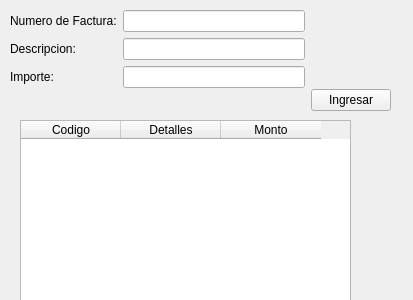
<?xml version="1.0" encoding="UTF-8"?>
<ui version="4.0">
 <class>Form</class>
 <widget class="QWidget" name="Form">
  <property name="geometry">
   <rect>
    <x>0</x>
    <y>0</y>
    <width>413</width>
    <height>300</height>
   </rect>
  </property>
  <property name="windowTitle">
   <string>Gastos</string>
  </property>
  <widget class="QWidget" name="horizontalLayoutWidget">
   <property name="geometry">
    <rect>
     <x>10</x>
     <y>10</y>
     <width>381</width>
     <height>101</height>
    </rect>
   </property>
   <layout class="QHBoxLayout" name="horizontalLayout">
    <item>
     <layout class="QFormLayout" name="formLayout">
      <item row="0" column="1">
       <widget class="QLineEdit" name="lineEdit"/>
      </item>
      <item row="1" column="0">
       <widget class="QLabel" name="label_2">
        <property name="text">
         <string>Descripcion:</string>
        </property>
       </widget>
      </item>
      <item row="1" column="1">
       <widget class="QLineEdit" name="lineEdit_2"/>
      </item>
      <item row="2" column="0">
       <widget class="QLabel" name="label_3">
        <property name="text">
         <string>Importe:</string>
        </property>
       </widget>
      </item>
      <item row="2" column="1">
       <widget class="QLineEdit" name="lineEdit_3"/>
      </item>
      <item row="0" column="0">
       <widget class="QLabel" name="label">
        <property name="text">
         <string>Numero de Factura:</string>
        </property>
       </widget>
      </item>
     </layout>
    </item>
    <item>
     <layout class="QVBoxLayout" name="verticalLayout">
      <item>
       <spacer name="verticalSpacer">
        <property name="orientation">
         <enum>Qt::Vertical</enum>
        </property>
        <property name="sizeHint" stdset="0">
         <size>
          <width>20</width>
          <height>40</height>
         </size>
        </property>
       </spacer>
      </item>
      <item>
       <widget class="QPushButton" name="pushButton">
        <property name="text">
         <string>Ingresar</string>
        </property>
       </widget>
      </item>
     </layout>
    </item>
   </layout>
  </widget>
  <widget class="QTableWidget" name="tableWidget">
   <property name="geometry">
    <rect>
     <x>20</x>
     <y>120</y>
     <width>331</width>
     <height>192</height>
    </rect>
   </property>
   <column>
    <property name="text">
     <string>Codigo</string>
    </property>
   </column>
   <column>
    <property name="text">
     <string>Detalles</string>
    </property>
   </column>
   <column>
    <property name="text">
     <string>Monto</string>
    </property>
   </column>
  </widget>
 </widget>
 <resources/>
 <connections>
  <connection>
   <sender>lineEdit</sender>
   <signal>returnPressed()</signal>
   <receiver>lineEdit_2</receiver>
   <slot>setFocus()</slot>
   <hints>
    <hint type="sourcelabel">
     <x>226</x>
     <y>24</y>
    </hint>
    <hint type="destinationlabel">
     <x>226</x>
     <y>55</y>
    </hint>
   </hints>
  </connection>
  <connection>
   <sender>lineEdit_2</sender>
   <signal>returnPressed()</signal>
   <receiver>lineEdit_3</receiver>
   <slot>setFocus()</slot>
   <hints>
    <hint type="sourcelabel">
     <x>226</x>
     <y>55</y>
    </hint>
    <hint type="destinationlabel">
     <x>226</x>
     <y>86</y>
    </hint>
   </hints>
  </connection>
  <connection>
   <sender>lineEdit_3</sender>
   <signal>returnPressed()</signal>
   <receiver>pushButton</receiver>
   <slot>setFocus()</slot>
   <hints>
    <hint type="sourcelabel">
     <x>226</x>
     <y>86</y>
    </hint>
    <hint type="destinationlabel">
     <x>348</x>
     <y>96</y>
    </hint>
   </hints>
  </connection>
  <connection>
   <sender>pushButton</sender>
   <signal>clicked()</signal>
   <receiver>Form</receiver>
   <slot>enter_new_expense()</slot>
   <hints>
    <hint type="sourcelabel">
     <x>348</x>
     <y>96</y>
    </hint>
    <hint type="destinationlabel">
     <x>206</x>
     <y>149</y>
    </hint>
   </hints>
  </connection>
 </connections>
 <slots>
  <slot>enter_new_expense()</slot>
 </slots>
</ui>
